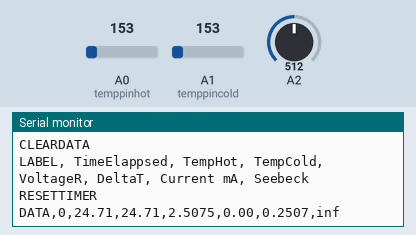
Bench run of a sketch on a simulated Arduino Uno, built with avr-gcc and run on an emulated ATmega328P. Parts: the last lines printed to the serial monitor. The test bench sets the inputs (shaded band); at power-on: A0 (temppinhot) = 153, A1 (temppincold) = 153, A2 = 512.

Above: at 1.2 s.
1.3 s: A0 (temppinhot) set to 165
At 6.3 s:
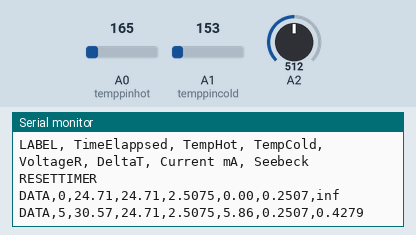
11.6 s: A1 (temppincold) set to 165
At 12.5 s:
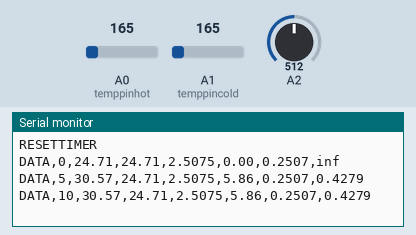
13.1 s: A2 set to 0
At 15.7 s:
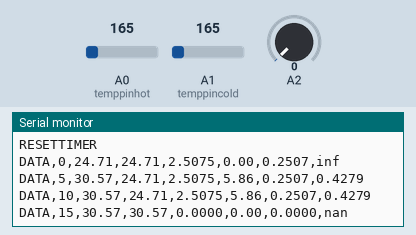
21.6 s: A0 (temppinhot) set to 175
At 22.4 s:
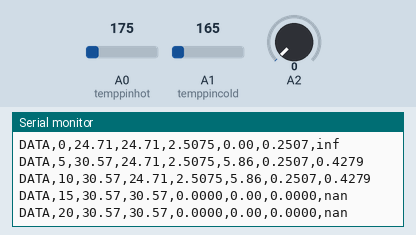
23.1 s: A1 (temppincold) set to 175
24.6 s: A2 set to 40
At 26.1 s:
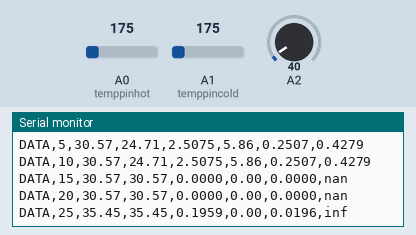

The sketch:

two__Temp__and_voltage_reading_test_for_new_setup_.ino
```cpp
//assigning variables
int temppinhot=0;
int temppincold=1;
//using analog pin 0


void setup() {
Serial.begin(9600);
Serial.println("CLEARSHEET");  //setup so PLX-DAQ recieves data.
Serial.println("CLEARDATA");   //aka talking to PLX-DAQ
Serial.println("LABEL, TimeElappsed, TempHot, TempCold, VoltageR, DeltaT, Current mA, Seebeck");
Serial.println("RESETTIMER");
}

void loop() {
 Serial.print("DATA,"); //PLX-DAQ no knows that it will recieve data
unsigned long ElapsedTime=millis(); //Reads how much time has elapsed since the beggining of he experiment
ElapsedTime=ElapsedTime*0.001; //convert milliseconds to seconds
//analogReference (INTERNAL); //For the better precision, use internal reference (1.1V instead of 5V)
int temphot=analogRead(temppinhot); //Readiag data from the sensor. Stored as a 10bit number
float voltagehot = temphot * 5.0/1024; //Converting 10bit number to the temperature.
float tempChot=(voltagehot - 0.5) * 100;
int tempcold=analogRead(temppincold); //Readiag data from the sensor. Stored as a 10bit number
float voltagecold = tempcold * 5.0/1024; //Converting 10bit number to the temperature.
float tempCcold=(voltagecold - 0.5) * 100;
//1.1*temp/1024 - convert 10bit number to voltage
//Each degree rise results a 10 millivolt increase
//so multiply by 1000 to convert to milivolts and devide by 10 to convet to degrees celsius.
//float tempF=((tempC*9/5)+32); //Convert to Fahrenheit
 int sum = 0;
 for (int i=0; i<30; i++) {
 sum=sum+analogRead(A2); //for loop to sum 30 measurments
  }
 float average=sum/30; //get average of the 30 measurments (better precision)
 float voltagetotal = average * (5.015 / 1024);
 float DeltaT=tempChot-tempCcold;
 float Seebeck=voltagetotal/DeltaT;
 //float voltageR2=analogRead(A3) * (5.015 / 1024);//voltage reading across R2
  // Convert the analog reading (which goes from 0 - 1023) to a voltage (0 - 5V):
 //float Vs =( voltageR2 * 10.2)+voltageR2; //Total voltage calculations
  //R1 and R2 ratio is 10.2, therefore V across R1 is V for R2*Ratio
  //Total voltage is the sum of voltages across both resistors
 float currentmA=(voltagetotal/10000)*1000;

Serial.print(  ElapsedTime);
Serial.print(",");
Serial.print(  tempChot ); //print the temp in Celsius
Serial.print(",");
Serial.print(  tempCcold); //print temp in Fahrenheit
Serial.print(",");
Serial.print(voltagetotal, 4);
Serial.print(",");
Serial.print(  DeltaT );
Serial.print(",");
Serial.print(  currentmA, 4 );
Serial.print(",");
Serial.println(  Seebeck, 4);


 //print how much time elapsed since the begginign of the experiment
//separate data print outs with by comma, so PLX-DAQ recognizes it as separate data
delay(5000); //repeat the loop every second (take data every second)

}
```

Measured:
- after the input at 1.3 s, the serial monitor: prints a new line after 3.8 s (image 1)
- after the input at 13.1 s, the serial monitor: prints a new line after 2.0 s (image 3)
- after the input at 24.6 s, the serial monitor: prints a new line after 0.52 s (image 5)
